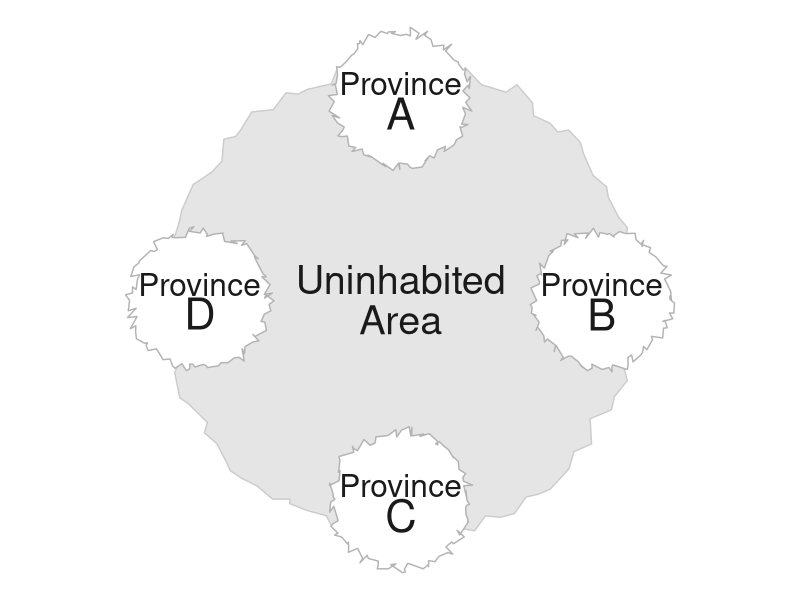
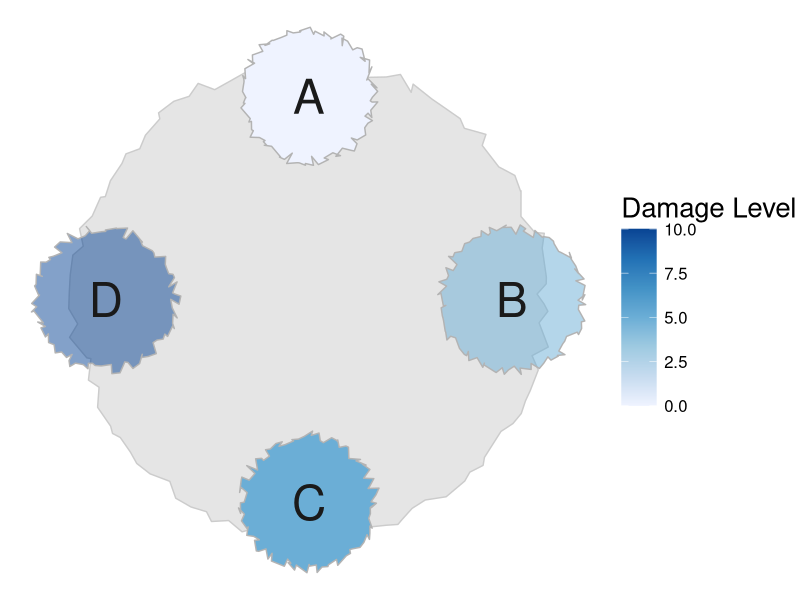
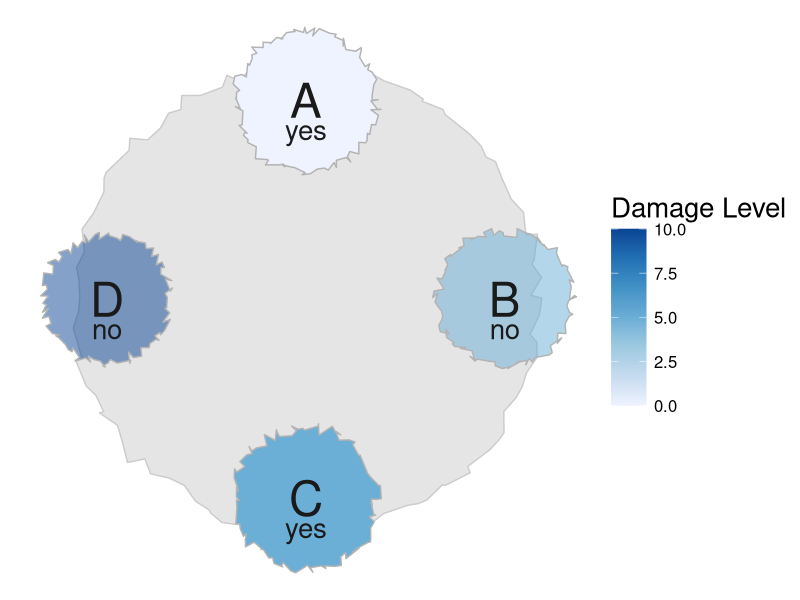
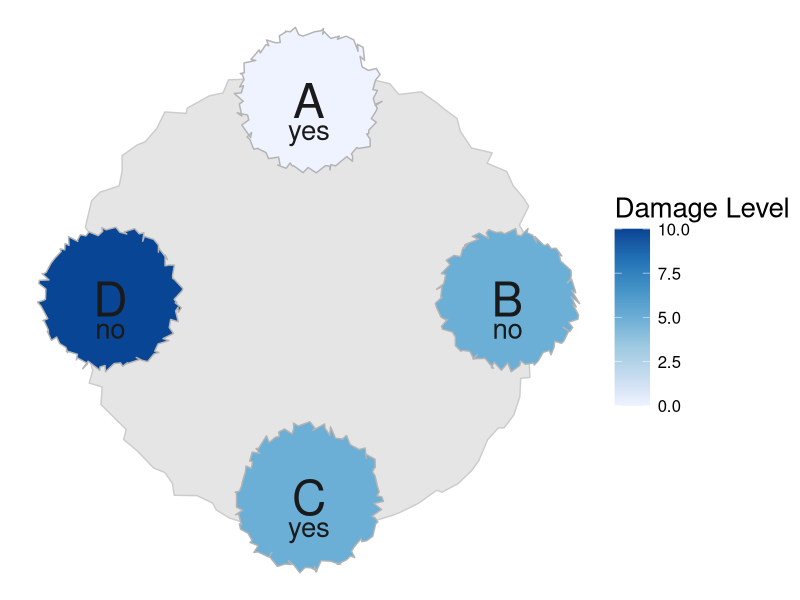
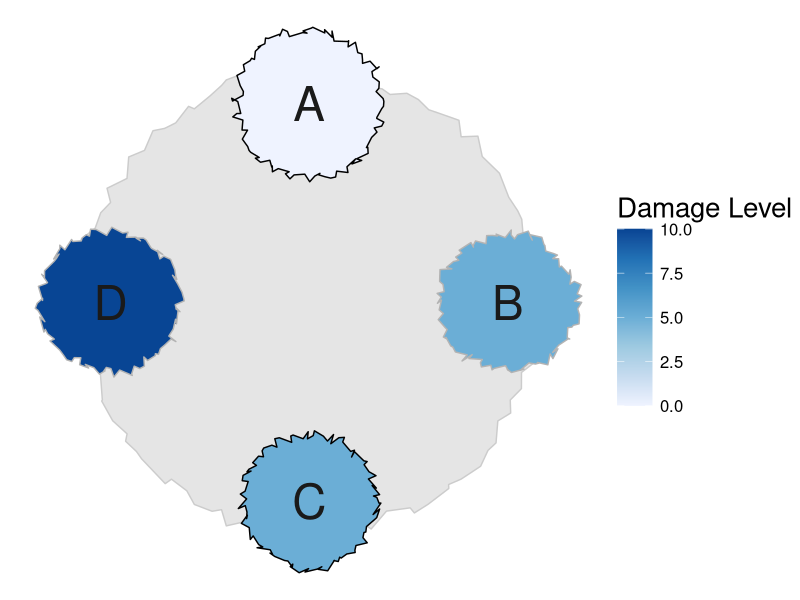
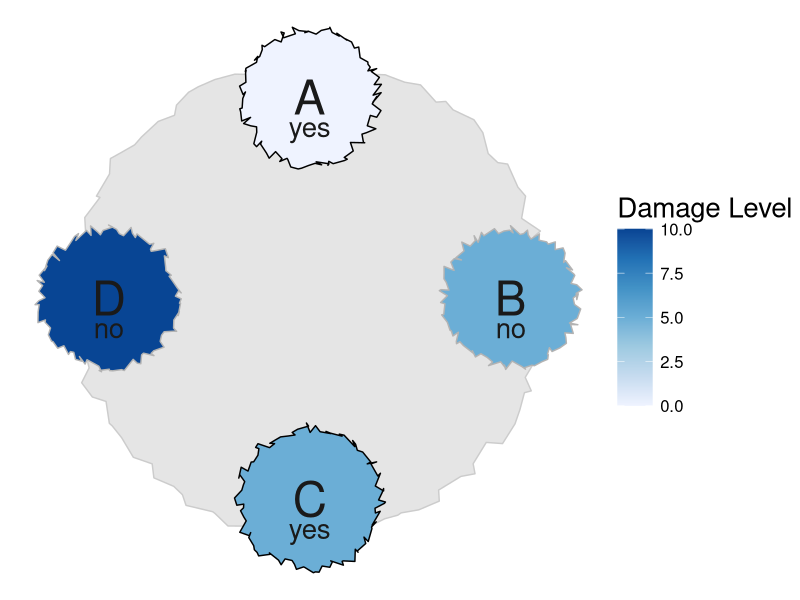
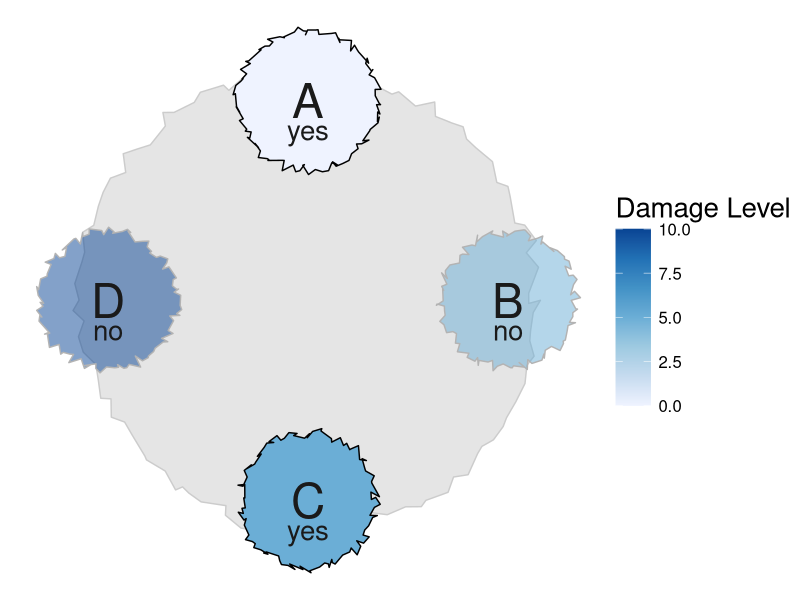

Reproduce these figures in R, in order.
library(tidyverse)
library(RColorBrewer)
library(viridis)
library(here)
library(cowplot)

###CIRCLE GENERATION###
#Helper functions
generate_circle <- function(radius) {
  num_points <- 100  # Number of points along the circle
  angles <- seq(0, 2 * pi, length.out = num_points)
  
  circle <- data.frame(
    x = radius * cos(angles),
    y = radius * sin(angles)
  )
  
  return(circle)
}

add_deviation_to_circle <- function(circle, deviation_factor = 0.05) {
  deviation_x <- runif(nrow(circle), -deviation_factor, deviation_factor)
  deviation_y <- runif(nrow(circle), -deviation_factor, deviation_factor)
  circle$x <- circle$x + deviation_x
  circle$y <- circle$y + deviation_y
  return(circle)
}

adjust_perimeter <- function(circle, target_perimeter) {
  perimeter <- sum(sqrt(diff(circle$x)^2 + diff(circle$y)^2))
  scale_factor <- target_perimeter / perimeter
  circle$x <- circle$x * scale_factor
  circle$y <- circle$y * scale_factor
  return(circle)
}

#Call this function to generate circle!
base_circle <- function(radius, target_perimeter, deviation_factor) {
  circle <- generate_circle(radius)
  circle <- add_deviation_to_circle(circle, deviation_factor)
  circle <- adjust_perimeter(circle, target_perimeter)
  return(circle)
}

#Polygon rotation helper function
rot <- function(df, angle_deg) {
  angle_rad <- angle_deg * (pi / 180)
  
  df_rotated <- df |>
    mutate(
      x_rot = x * cos(angle_rad) - y * sin(angle_rad),
      y_rot = x * sin(angle_rad) + y * cos(angle_rad),
      x = x_rot, 
      y = y_rot
    )
  
  return(df_rotated)
}

###MAP CREATION###
create_map = function(starting_angle, idx) {
  #Declare polygon objects
  obj1 <- base_circle(.7, 3.4, .055)
  obj2 <- base_circle(.7, 3.4, .055)
  obj3 <- base_circle(.7, 3.4, .055)
  obj4 <- base_circle(.7, 3.4, .055)
  
  #Establish map-wise rotation
  first_obj_rad = (starting_angle * pi/180) + (9*pi)/2
  second_obj_rad = first_obj_rad + (3*pi)/2 
  third_obj_rad = first_obj_rad + (2*pi)/2
  fourth_obj_rad = first_obj_rad + (pi)/2
  
  #Calculate end-goal center coordinates of each polygon
  cntr1_x = cos(first_obj_rad)
  cntr1_y = sin(first_obj_rad)
  cntr2_x = cos(second_obj_rad)
  cntr2_y = sin(second_obj_rad)
  cntr3_x = cos(third_obj_rad)
  cntr3_y = sin(third_obj_rad)
  cntr4_x = cos(fourth_obj_rad)
  cntr4_y = sin(fourth_obj_rad)
  
  #Translating polygons to formerly-calculated center coordinates
  coords1 <- obj1 |>
    mutate(x = x + cntr1_x,
           y = y + cntr1_y,
           damage = 0,
           yes_no = 0)
  coords2 <- obj2 |>
    mutate(x = x + cntr2_x,
           y = y + cntr2_y,
           damage = 5, 
           yes_no = 1)
  coords3 <- obj3 |>
    mutate(x = x + cntr3_x,
           y = y + cntr3_y, 
           damage = 5, 
           yes_no = 0)
  coords4 <- obj4 |>
    mutate(x = x + cntr4_x,
           y = y + cntr4_y, 
           damage = 10, 
           yes_no = 1)
  
  #Create label overlay with polygon center coordinates
  #Adding rotation from rot() function to label coordinates
  labels <- data.frame(
    text = c("A", "B", "C", "D"),
    x = c(cntr1_x, cntr2_x, cntr3_x, cntr4_x),
    y = c(cntr1_y, cntr2_y, cntr3_y, cntr4_y))
  #For base map, extra Province label
  province_lab <- data.frame(
    text = c("Province", "Province", "Province", "Province"),
    x = c(cntr1_x, cntr2_x, cntr3_x, cntr4_x),
    y = c(cntr1_y +.075, cntr2_y + .075, cntr3_y + .075, cntr4_y + .075)
  )
  
  #Circle qualities pre-selected based on visual salience
  circle <- base_circle(1.6, 8, .055) 
  
  uninhabited <- data.frame(text = c("Uninhabited", "Area"), x = c(0, 0), y = c(0.1, -0.1))
  yes_no <- data.frame(
    text = c("yes", "no", 'yes', 'no'), 
    x =  c(cntr1_x, cntr2_x, cntr3_x, cntr4_x), 
    y = c(cntr1_y - .15, cntr2_y - .15, cntr3_y - .15, cntr4_y - .15))
  
  #Plot, store to object
  if (idx == 0) {
    labels['y'] <- c(cntr1_y - .075, cntr2_y - 0.075, cntr3_y - 0.075, cntr4_y - 0.07)
    
    map <- ggplot() +
      geom_polygon(circle, mapping = aes(x = x, y = y), fill = "grey90", color = "grey80") +
      geom_polygon(data = coords1, aes(x = x, y = y), fill = "white", color  = "grey70") +
      geom_polygon(data = coords2, aes(x = x, y = y), fill = "white", color = "grey70") +
      geom_polygon(data = coords3, aes(x = x, y = y), fill = "white", color = "grey70") +
      geom_polygon(data = coords4, aes(x = x, y = y), fill = "white", color = "grey70") +
      geom_text(data = labels, aes(x = x, y = y, label = text), color = "grey10", size = 11) +
      geom_text(data = province_lab, aes(x = x, y = y, label = text), color = "grey10", size = 8) +
      geom_text(data = uninhabited, aes(x = x, y = y, label = text), color = "grey10", size = 10) +
      coord_fixed()
  } else if (idx == 1) {
    map <- ggplot() +
      geom_polygon(circle, mapping = aes(x = x, y = y), fill = "grey90", color = "grey80") +
      geom_polygon(data = coords1, aes(x = x, y = y, fill = damage), color  = "black") +
      geom_polygon(data = coords2, aes(x = x, y = y, fill = damage), color = "grey70") +
      geom_polygon(data = coords3, aes(x = x, y = y, fill = damage), color = "black") +
      geom_polygon(data = coords4, aes(x = x, y = y, fill = damage), color = "grey70") +
      geom_text(data = labels, aes(x = x, y = y, label = text), color = "grey10", size = 12) +
      scale_fill_distiller(direction = 1, palette = "Blues", limits = c(0, 10)) + 
      coord_fixed()
  } else if (idx == 2) {
    map <- ggplot() +
      geom_polygon(circle, mapping = aes(x = x, y = y), fill = "grey90", color = "grey80") +
      geom_polygon(data = coords1, aes(x = x, y = y, fill = damage), alpha = 1, color  = "grey70") +
      geom_polygon(data = coords2, aes(x = x, y = y, fill = damage), alpha = .5, color = "grey70") +
      geom_polygon(data = coords3, aes(x = x, y = y, fill = damage), alpha = 1, color = "grey70") +
      geom_polygon(data = coords4, aes(x = x, y = y, fill = damage), alpha = .5, color = "grey70") +
      geom_text(data = labels, aes(x = x, y = y, label = text), color = "grey10", size = 12) +
      scale_fill_distiller(direction = 1, palette = "Blues", limits = c(0, 10)) +
      guides(alpha = "none") +
      coord_fixed()
  } else if (idx == 3) {
    map <- ggplot() +
      geom_polygon(circle, mapping = aes(x = x, y = y), fill = "grey90", color = "grey80") +
      geom_polygon(data = coords1, aes(x = x, y = y, fill = damage), alpha = 1, color  = "grey70") +
      geom_polygon(data = coords2, aes(x = x, y = y, fill = damage), alpha = .5, color = "grey70") +
      geom_polygon(data = coords3, aes(x = x, y = y, fill = damage), alpha = 1, color = "grey70") +
      geom_polygon(data = coords4, aes(x = x, y = y, fill = damage), alpha = .5, color = "grey70") +
      geom_text(data = labels, aes(x = x, y = y, label = text), color = "grey10", size = 12) +
      geom_text(data = yes_no, aes(x = x, y = y, label = text), color = "grey10", size = 7) +
      scale_fill_distiller(direction = 1, palette = "Blues", limits = c(0, 10)) +
      guides(alpha = "none") +
      coord_fixed()
  } else if (idx == 5) {
    map <- ggplot() +
      geom_polygon(circle, mapping = aes(x = x, y = y), fill = "grey90", color = "grey80") +
      geom_polygon(data = coords1, aes(x = x, y = y, fill = damage), color  = "black") +
      geom_polygon(data = coords2, aes(x = x, y = y, fill = damage), color = "grey70") +
      geom_polygon(data = coords3, aes(x = x, y = y, fill = damage), color = "black") +
      geom_polygon(data = coords4, aes(x = x, y = y, fill = damage), color = "grey70") +
      geom_text(data = labels, aes(x = x, y = y, label = text), color = "grey10", size = 12) +
      geom_text(data = yes_no, aes(x = x, y = y, label = text), color = "grey10", size = 7) +
      scale_fill_distiller(direction = 1, palette = "Blues", limits = c(0, 10)) +
      coord_fixed() 
  } else if (idx == 6) {
    map <- ggplot() +
      geom_polygon(circle, mapping = aes(x = x, y = y), fill = "grey90", color = "grey80") +
      geom_polygon(data = coords1, aes(x = x, y = y, fill = damage), alpha = 1, color  = "black") +
      geom_polygon(data = coords2, aes(x = x, y = y, fill = damage), alpha = .5, color = "grey70") +
      geom_polygon(data = coords3, aes(x = x, y = y, fill = damage), alpha = 1, color = "black") +
      geom_polygon(data = coords4, aes(x = x, y = y, fill = damage), alpha = .5, color = "grey70") +
      geom_text(data = labels, aes(x = x, y = y, label = text), color = "grey10", size = 12) +
      geom_text(data = yes_no, aes(x = x, y = y, label = text), color = "grey10", size = 7) +
      scale_fill_distiller(direction = 1, palette = "Blues", limits = c(0, 10)) +
      coord_fixed() 
  } else {
      map <- ggplot() +
        geom_polygon(circle, mapping = aes(x = x, y = y), fill = "grey90", color = "grey80") +
        geom_polygon(data = coords1, aes(x = x, y = y, fill = damage), color  = "grey70") +
        geom_polygon(data = coords2, aes(x = x, y = y, fill = damage), color = "grey70") +
        geom_polygon(data = coords3, aes(x = x, y = y, fill = damage), color = "grey70") +
        geom_polygon(data = coords4, aes(x = x, y = y, fill = damage), color = "grey70") +
        geom_text(data = labels, aes(x = x, y = y, label = text), color = "grey10", size = 12) +
        geom_text(data = yes_no, aes(x = x, y = y, label = text), color = "grey10", size = 7) +
        scale_fill_distiller(direction = 1, palette = "Blues", limits = c(0, 10)) +
        coord_fixed() 
  }

  #Add void theme to eliminate grid lines, axes, etc. 
  map <- map +
    theme_void() +  
    theme(plot.background = element_rect(fill = "white", color = NA),
          legend.key.size = unit(.9, 'cm'), 
          legend.text = element_text(size = 12), 
          legend.title = element_text(size = 20)) +
    labs(fill = "Damage Level")
  return(map)
}

blank_base <- create_map(0, 0) 
grayed_map <- create_map(0, 2) 
grayed_and_labeled_map <- create_map(0,3)
labeled_map <- create_map(0, 7)
outlined_map <- create_map(0,1)
outlined_and_labeled_map <- create_map(0,5)
outline_gray_label_map <- create_map(0,6)

path <- here("map_plots", "blank_base", "blank_example_basemap.png") 
ggsave(path, plot = blank_base, width = 10, height = 8, dpi = 300)

grayed_path <- here("map_plots", "vote_prototypes", "grayed_votes.png") 
ggsave(grayed_path, plot = grayed_map, width = 10, height = 8, dpi = 300)

gray_label_path <- here("map_plots", "vote_prototypes", "grayed_labeled_votes.png") 
ggsave(gray_label_path, plot = grayed_and_labeled_map, width = 10, height = 8, dpi = 300)

label_path <- here("map_plots", "vote_prototypes", "labeled_votes.png") 
ggsave(label_path, plot = labeled_map, width = 10, height = 8, dpi = 300)

outline_path <- here("map_plots", "vote_prototypes", "outlined_votes.png") 
ggsave(outline_path, plot = outlined_map, width = 10, height = 8, dpi = 300)

outline_label_path <- here("map_plots", "vote_prototypes", "outlined_labeled_votes.png") 
ggsave(outline_label_path, plot = outlined_and_labeled_map, width = 10, height = 8, dpi = 300)

outline_gray_label_path <- here("map_plots", "vote_prototypes", "outlined_labeled_grayed_votes.png") 
ggsave(outline_gray_label_path, plot = outline_gray_label_map, width = 10, height = 8, dpi = 300)
